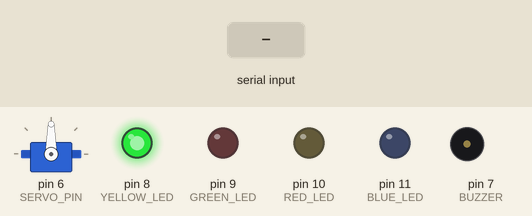
Recording of a program running on a simulated Arduino Uno, built with avr-gcc and run on an emulated ATmega328P. Parts: servo, output pins drawn as LEDs (lit = HIGH), buzzer (waves = sounding). Dashed ring = blinking. The inputs (shaded band) are chosen by the test bench. What the program prints to the serial monitor is not drawn.

Above: at 1.2 s.
1.3 s: "ALARM\n" received over Serial
At 1.45 s:
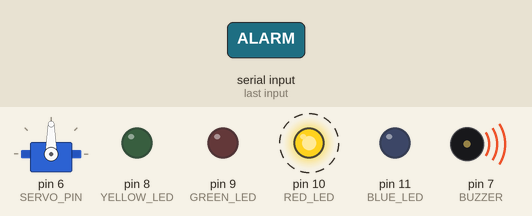
4.3 s: "CANCEL\n" received over Serial
At 5.1 s:
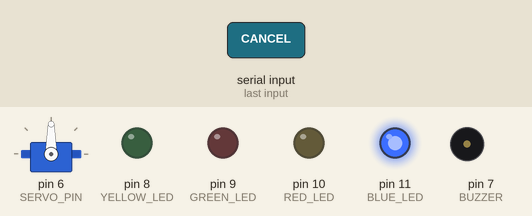
6.8 s: "UNLOCK\n" received over Serial
At 7.4 s:
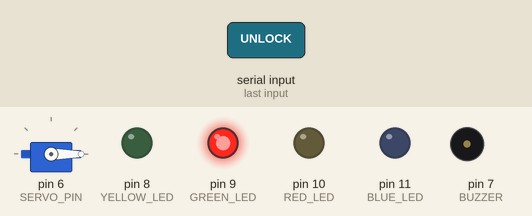
8.3 s: "LOCK\n" received over Serial
At 9.6 s:
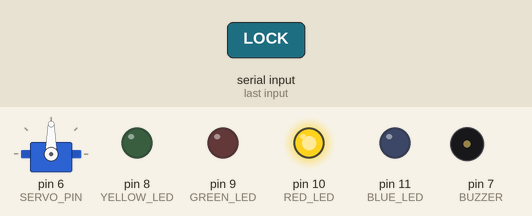
Timing chart, 0 to 10.8 s (numbered marks = the images above; inputs shaded):
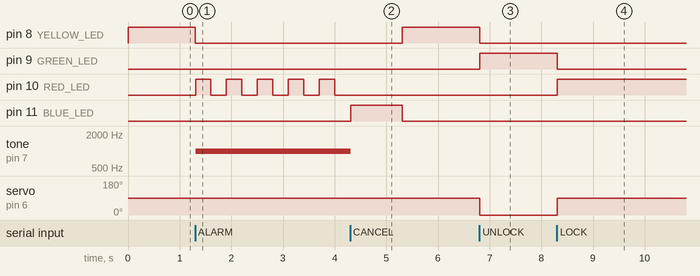

Measured:
- after the input at 1.3 s, pin 8 (YELLOW_LED): HIGH → LOW at once; pin 10 (RED_LED): alternates HIGH for 0.30 s and LOW for 0.30 s, starting at once; tone on pin 7 (BUZZER): silent → 1000 Hz at once
- after the input at 4.3 s, pin 8 (YELLOW_LED): LOW → HIGH after 1.0 s; pin 10 (RED_LED): stops changing and stays LOW; pin 11 (BLUE_LED): LOW → HIGH at once, → LOW 1.0 s later; tone on pin 7 (BUZZER): 1000 Hz → silent at once
- after the input at 6.8 s, pin 8 (YELLOW_LED): HIGH → LOW at once; pin 9 (GREEN_LED): LOW → HIGH at once; servo on pin 6 (SERVO_PIN): 90° → 0° at once
- after the input at 8.3 s, pin 9 (GREEN_LED): HIGH → LOW at once; pin 10 (RED_LED): LOW → HIGH at once; servo on pin 6 (SERVO_PIN): 0° → 90° at once

The program:

main.cpp
```cpp
#include <Servo.h>
#include <Arduino.h>

Servo doorServo;

// ── Pin definitions ──────────────────────────
const int SERVO_PIN  = 6;
const int BUZZER     = 7;
const int YELLOW_LED = 8;
const int GREEN_LED  = 9;
const int RED_LED    = 10;
const int BLUE_LED   = 11;
// ─────────────────────────────────────────────

enum State { WAITING, UNLOCKED, LOCKED, ALARM_ON };
State currentState = WAITING;

unsigned long blinkMillis = 0;
bool blinkState = false;

void allLedsOff();
void goWaiting();

// ── LED helpers ───────────────────────────────
void allLedsOff() {
  digitalWrite(YELLOW_LED, LOW);
  digitalWrite(GREEN_LED,  LOW);
  digitalWrite(RED_LED,    LOW);
  digitalWrite(BLUE_LED,   LOW);
}

// ── State functions ───────────────────────────
void goWaiting() {
  currentState = WAITING;
  allLedsOff();
  noTone(BUZZER);
  doorServo.write(90);
  digitalWrite(YELLOW_LED, HIGH);
  Serial.println("STATE: WAITING — Yellow ON");
}

void goUnlocked() {
  currentState = UNLOCKED;
  allLedsOff();
  noTone(BUZZER);
  doorServo.write(0);
  digitalWrite(GREEN_LED, HIGH);
  Serial.println("STATE: UNLOCKED — Green ON");
}

void goLocked() {
  currentState = LOCKED;
  allLedsOff();
  noTone(BUZZER);
  doorServo.write(90);
  digitalWrite(RED_LED, HIGH);
  Serial.println("STATE: LOCKED — Red ON");
}

void goAlarm() {
  currentState = ALARM_ON;
  allLedsOff();
  tone(BUZZER, 1000);
  Serial.println("STATE: ALARM — Buzzer ON, Red blinking");
}

void goCancel() {
  noTone(BUZZER);
  allLedsOff();
  digitalWrite(BLUE_LED, HIGH);
  delay(1000);
  goWaiting();
  Serial.println("STATE: CANCELLED — back to WAITING");
}

// ── Setup ─────────────────────────────────────
void setup() {
  Serial.begin(9600);
  doorServo.attach(SERVO_PIN);

  pinMode(YELLOW_LED, OUTPUT);
  pinMode(GREEN_LED,  OUTPUT);
  pinMode(RED_LED,    OUTPUT);
  pinMode(BLUE_LED,   OUTPUT);
  pinMode(BUZZER,     OUTPUT);

  goWaiting();
  Serial.println("System ready.");
}

// ── Main loop ─────────────────────────────────
void loop() {

  if (Serial.available() > 0) {
    String cmd = Serial.readStringUntil('\n');
    cmd.trim();
    cmd.toUpperCase();

    Serial.print("Received: ");
    Serial.println(cmd);


    if (currentState == ALARM_ON) {
      if (cmd == "CANCEL") {
        goCancel();
      } else {
        Serial.println("ALARM ACTIVE — only CANCEL accepted");
      }
    }
    else {
      if      (cmd == "UNLOCK") goUnlocked();
      else if (cmd == "LOCK")   goLocked();
      else if (cmd == "WAIT")   goWaiting();
      else if (cmd == "ALARM")  goAlarm();
      else if (cmd == "CANCEL") goCancel();
      else Serial.println("Unknown command");
    }
  }

  // Blink red LED during ALARM
  if (currentState == ALARM_ON) {
    unsigned long now = millis();
    if (now - blinkMillis >= 300) {
      blinkMillis = now;
      blinkState  = !blinkState;
      digitalWrite(RED_LED, blinkState ? HIGH : LOW);
    }
  }
}
```
